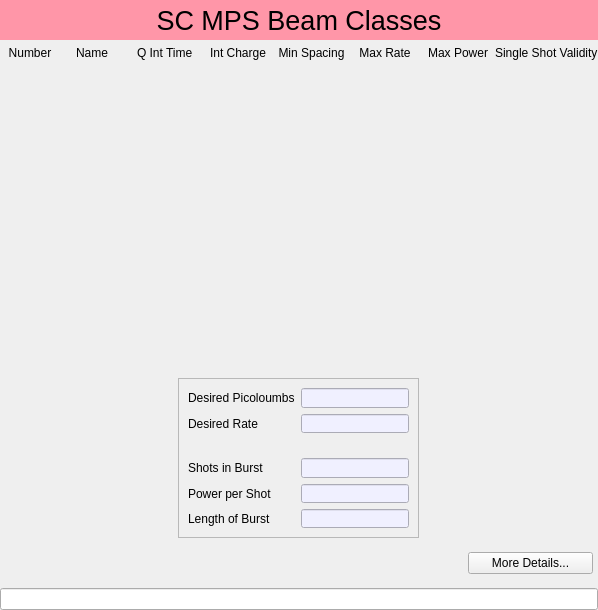
<?xml version="1.0" encoding="UTF-8"?>
<ui version="4.0">
 <class>Form</class>
 <widget class="QWidget" name="Form">
  <property name="geometry">
   <rect>
    <x>0</x>
    <y>0</y>
    <width>598</width>
    <height>610</height>
   </rect>
  </property>
  <property name="windowTitle">
   <string>MPS Beam Class Definitions</string>
  </property>
  <layout class="QGridLayout" name="gridLayout">
   <property name="leftMargin">
    <number>0</number>
   </property>
   <property name="topMargin">
    <number>0</number>
   </property>
   <property name="rightMargin">
    <number>0</number>
   </property>
   <property name="bottomMargin">
    <number>0</number>
   </property>
   <property name="spacing">
    <number>0</number>
   </property>
   <item row="18" column="0">
    <widget class="PyDMLineEdit" name="PyDMLineEdit_3">
     <property name="toolTip">
      <string/>
     </property>
    </widget>
   </item>
   <item row="2" column="0">
    <widget class="PyDMEmbeddedDisplay" name="PyDMEmbeddedDisplay">
     <property name="maximumSize">
      <size>
       <width>16777215</width>
       <height>25</height>
      </size>
     </property>
     <property name="toolTip">
      <string/>
     </property>
     <property name="frameShape">
      <enum>QFrame::NoFrame</enum>
     </property>
     <property name="macros" stdset="0">
      <string>{&quot;P&quot;:&quot;${P}&quot;,&quot;NUM&quot;:&quot;0&quot;}</string>
     </property>
     <property name="filename" stdset="0">
      <string>mps_beam_class_embed.ui</string>
     </property>
    </widget>
   </item>
   <item row="9" column="0">
    <widget class="PyDMEmbeddedDisplay" name="PyDMEmbeddedDisplay_8">
     <property name="maximumSize">
      <size>
       <width>16777215</width>
       <height>25</height>
      </size>
     </property>
     <property name="toolTip">
      <string/>
     </property>
     <property name="frameShape">
      <enum>QFrame::NoFrame</enum>
     </property>
     <property name="macros" stdset="0">
      <string>{&quot;P&quot;:&quot;${P}&quot;,&quot;NUM&quot;:&quot;7&quot;}</string>
     </property>
     <property name="filename" stdset="0">
      <string>mps_beam_class_embed.ui</string>
     </property>
    </widget>
   </item>
   <item row="10" column="0">
    <widget class="PyDMEmbeddedDisplay" name="PyDMEmbeddedDisplay_9">
     <property name="maximumSize">
      <size>
       <width>16777215</width>
       <height>25</height>
      </size>
     </property>
     <property name="toolTip">
      <string/>
     </property>
     <property name="frameShape">
      <enum>QFrame::NoFrame</enum>
     </property>
     <property name="macros" stdset="0">
      <string>{&quot;P&quot;:&quot;${P}&quot;,&quot;NUM&quot;:&quot;8&quot;}</string>
     </property>
     <property name="filename" stdset="0">
      <string>mps_beam_class_embed.ui</string>
     </property>
    </widget>
   </item>
   <item row="6" column="0">
    <widget class="PyDMEmbeddedDisplay" name="PyDMEmbeddedDisplay_5">
     <property name="maximumSize">
      <size>
       <width>16777215</width>
       <height>25</height>
      </size>
     </property>
     <property name="toolTip">
      <string/>
     </property>
     <property name="frameShape">
      <enum>QFrame::NoFrame</enum>
     </property>
     <property name="macros" stdset="0">
      <string>{&quot;P&quot;:&quot;${P}&quot;,&quot;NUM&quot;:&quot;4&quot;}</string>
     </property>
     <property name="filename" stdset="0">
      <string>mps_beam_class_embed.ui</string>
     </property>
    </widget>
   </item>
   <item row="13" column="0">
    <widget class="PyDMEmbeddedDisplay" name="PyDMEmbeddedDisplay_12">
     <property name="maximumSize">
      <size>
       <width>16777215</width>
       <height>25</height>
      </size>
     </property>
     <property name="toolTip">
      <string/>
     </property>
     <property name="frameShape">
      <enum>QFrame::NoFrame</enum>
     </property>
     <property name="macros" stdset="0">
      <string>{&quot;P&quot;:&quot;${P}&quot;,&quot;NUM&quot;:&quot;11&quot;}</string>
     </property>
     <property name="filename" stdset="0">
      <string>mps_beam_class_embed.ui</string>
     </property>
    </widget>
   </item>
   <item row="7" column="0">
    <widget class="PyDMEmbeddedDisplay" name="PyDMEmbeddedDisplay_6">
     <property name="maximumSize">
      <size>
       <width>16777215</width>
       <height>25</height>
      </size>
     </property>
     <property name="toolTip">
      <string/>
     </property>
     <property name="frameShape">
      <enum>QFrame::NoFrame</enum>
     </property>
     <property name="macros" stdset="0">
      <string>{&quot;P&quot;:&quot;${P}&quot;,&quot;NUM&quot;:&quot;5&quot;}</string>
     </property>
     <property name="filename" stdset="0">
      <string>mps_beam_class_embed.ui</string>
     </property>
    </widget>
   </item>
   <item row="11" column="0">
    <widget class="PyDMEmbeddedDisplay" name="PyDMEmbeddedDisplay_10">
     <property name="maximumSize">
      <size>
       <width>16777215</width>
       <height>25</height>
      </size>
     </property>
     <property name="toolTip">
      <string/>
     </property>
     <property name="frameShape">
      <enum>QFrame::NoFrame</enum>
     </property>
     <property name="macros" stdset="0">
      <string>{&quot;P&quot;:&quot;${P}&quot;,&quot;NUM&quot;:&quot;9&quot;}</string>
     </property>
     <property name="filename" stdset="0">
      <string>mps_beam_class_embed.ui</string>
     </property>
    </widget>
   </item>
   <item row="16" column="0" alignment="Qt::AlignHCenter">
    <widget class="QFrame" name="frame_3">
     <property name="minimumSize">
      <size>
       <width>0</width>
       <height>160</height>
      </size>
     </property>
     <property name="maximumSize">
      <size>
       <width>16777215</width>
       <height>160</height>
      </size>
     </property>
     <property name="frameShape">
      <enum>QFrame::StyledPanel</enum>
     </property>
     <property name="frameShadow">
      <enum>QFrame::Raised</enum>
     </property>
     <layout class="QGridLayout" name="gridLayout_2">
      <item row="0" column="0">
       <widget class="QLabel" name="label_12">
        <property name="text">
         <string>Desired Picoloumbs</string>
        </property>
       </widget>
      </item>
      <item row="3" column="1">
       <widget class="PyDMLineEdit" name="PyDMLineEdit_4">
        <property name="toolTip">
         <string/>
        </property>
        <property name="styleSheet">
         <string notr="true">background-color: #F0F0FF;</string>
        </property>
        <property name="channel" stdset="0">
         <string>MPS:SYS0:MP00:SHOTCT</string>
        </property>
       </widget>
      </item>
      <item row="3" column="0">
       <widget class="QLabel" name="label_14">
        <property name="text">
         <string>Shots in Burst</string>
        </property>
       </widget>
      </item>
      <item row="5" column="1">
       <widget class="PyDMLineEdit" name="PyDMLineEdit_6">
        <property name="toolTip">
         <string/>
        </property>
        <property name="styleSheet">
         <string notr="true">background-color: #F0F0FF;</string>
        </property>
        <property name="channel" stdset="0">
         <string>MPS:SYS0:MP00:LENBST</string>
        </property>
       </widget>
      </item>
      <item row="0" column="1">
       <widget class="PyDMLineEdit" name="PyDMLineEdit">
        <property name="sizePolicy">
         <sizepolicy hsizetype="MinimumExpanding" vsizetype="Fixed">
          <horstretch>0</horstretch>
          <verstretch>0</verstretch>
         </sizepolicy>
        </property>
        <property name="toolTip">
         <string/>
        </property>
        <property name="styleSheet">
         <string notr="true">background-color: #F0F0FF;</string>
        </property>
        <property name="channel" stdset="0">
         <string>MPS:SYS0:MP00:BUNCH_CHARGE</string>
        </property>
       </widget>
      </item>
      <item row="4" column="0">
       <widget class="QLabel" name="label_15">
        <property name="text">
         <string>Power per Shot</string>
        </property>
       </widget>
      </item>
      <item row="5" column="0">
       <widget class="QLabel" name="label_16">
        <property name="text">
         <string>Length of Burst</string>
        </property>
       </widget>
      </item>
      <item row="4" column="1">
       <widget class="PyDMLineEdit" name="PyDMLineEdit_5">
        <property name="toolTip">
         <string/>
        </property>
        <property name="styleSheet">
         <string notr="true">background-color: #F0F0FF;</string>
        </property>
        <property name="precision" stdset="0">
         <number>10</number>
        </property>
        <property name="precisionFromPV" stdset="0">
         <bool>false</bool>
        </property>
        <property name="channel" stdset="0">
         <string>MPS:SYS0:MP00:CPS</string>
        </property>
       </widget>
      </item>
      <item row="1" column="0">
       <widget class="QLabel" name="label_13">
        <property name="text">
         <string>Desired Rate</string>
        </property>
       </widget>
      </item>
      <item row="1" column="1">
       <widget class="PyDMLineEdit" name="PyDMLineEdit_2">
        <property name="toolTip">
         <string/>
        </property>
        <property name="styleSheet">
         <string notr="true">background-color: #F0F0FF;</string>
        </property>
        <property name="channel" stdset="0">
         <string>MPS:SYS0:MP00:RATE</string>
        </property>
       </widget>
      </item>
      <item row="2" column="1">
       <spacer name="horizontalSpacer_2">
        <property name="orientation">
         <enum>Qt::Horizontal</enum>
        </property>
        <property name="sizeHint" stdset="0">
         <size>
          <width>40</width>
          <height>20</height>
         </size>
        </property>
       </spacer>
      </item>
      <item row="2" column="0">
       <spacer name="horizontalSpacer_3">
        <property name="orientation">
         <enum>Qt::Horizontal</enum>
        </property>
        <property name="sizeHint" stdset="0">
         <size>
          <width>40</width>
          <height>20</height>
         </size>
        </property>
       </spacer>
      </item>
     </layout>
     <zorder>PyDMLineEdit</zorder>
     <zorder>PyDMLineEdit_2</zorder>
     <zorder>PyDMLineEdit_4</zorder>
     <zorder>PyDMLineEdit_5</zorder>
     <zorder>PyDMLineEdit_6</zorder>
     <zorder>label_12</zorder>
     <zorder>label_13</zorder>
     <zorder>label_14</zorder>
     <zorder>label_15</zorder>
     <zorder>label_16</zorder>
     <zorder>horizontalSpacer_2</zorder>
     <zorder>horizontalSpacer_3</zorder>
    </widget>
   </item>
   <item row="0" column="0">
    <widget class="QLabel" name="label">
     <property name="minimumSize">
      <size>
       <width>0</width>
       <height>40</height>
      </size>
     </property>
     <property name="maximumSize">
      <size>
       <width>16777215</width>
       <height>40</height>
      </size>
     </property>
     <property name="font">
      <font>
       <pointsize>20</pointsize>
      </font>
     </property>
     <property name="styleSheet">
      <string notr="true">background-color: rgb(255, 150, 168);</string>
     </property>
     <property name="text">
      <string>SC MPS Beam Classes</string>
     </property>
     <property name="alignment">
      <set>Qt::AlignCenter</set>
     </property>
    </widget>
   </item>
   <item row="3" column="0">
    <widget class="PyDMEmbeddedDisplay" name="PyDMEmbeddedDisplay_2">
     <property name="maximumSize">
      <size>
       <width>16777215</width>
       <height>25</height>
      </size>
     </property>
     <property name="toolTip">
      <string/>
     </property>
     <property name="frameShape">
      <enum>QFrame::NoFrame</enum>
     </property>
     <property name="macros" stdset="0">
      <string>{&quot;P&quot;:&quot;${P}&quot;,&quot;NUM&quot;:&quot;1&quot;}</string>
     </property>
     <property name="filename" stdset="0">
      <string>mps_beam_class_embed.ui</string>
     </property>
    </widget>
   </item>
   <item row="5" column="0">
    <widget class="PyDMEmbeddedDisplay" name="PyDMEmbeddedDisplay_4">
     <property name="maximumSize">
      <size>
       <width>16777215</width>
       <height>25</height>
      </size>
     </property>
     <property name="toolTip">
      <string/>
     </property>
     <property name="frameShape">
      <enum>QFrame::NoFrame</enum>
     </property>
     <property name="macros" stdset="0">
      <string>{&quot;P&quot;:&quot;${P}&quot;,&quot;NUM&quot;:&quot;3&quot;}</string>
     </property>
     <property name="filename" stdset="0">
      <string>mps_beam_class_embed.ui</string>
     </property>
    </widget>
   </item>
   <item row="1" column="0">
    <widget class="QFrame" name="frame">
     <property name="minimumSize">
      <size>
       <width>0</width>
       <height>25</height>
      </size>
     </property>
     <property name="maximumSize">
      <size>
       <width>16777215</width>
       <height>25</height>
      </size>
     </property>
     <property name="frameShape">
      <enum>QFrame::NoFrame</enum>
     </property>
     <property name="frameShadow">
      <enum>QFrame::Raised</enum>
     </property>
     <layout class="QHBoxLayout" name="horizontalLayout" stretch="0,0,0,0,0,0,0,0">
      <property name="spacing">
       <number>1</number>
      </property>
      <property name="leftMargin">
       <number>5</number>
      </property>
      <property name="topMargin">
       <number>0</number>
      </property>
      <property name="rightMargin">
       <number>0</number>
      </property>
      <property name="bottomMargin">
       <number>0</number>
      </property>
      <item>
       <widget class="QLabel" name="label_2">
        <property name="maximumSize">
         <size>
          <width>50</width>
          <height>16777215</height>
         </size>
        </property>
        <property name="text">
         <string>Number</string>
        </property>
        <property name="alignment">
         <set>Qt::AlignCenter</set>
        </property>
       </widget>
      </item>
      <item alignment="Qt::AlignHCenter">
       <widget class="QLabel" name="label_8">
        <property name="text">
         <string>Name</string>
        </property>
       </widget>
      </item>
      <item alignment="Qt::AlignHCenter">
       <widget class="QLabel" name="label_9">
        <property name="text">
         <string>Q Int Time</string>
        </property>
       </widget>
      </item>
      <item alignment="Qt::AlignHCenter">
       <widget class="QLabel" name="label_7">
        <property name="text">
         <string>Int Charge</string>
        </property>
       </widget>
      </item>
      <item>
       <widget class="QLabel" name="label_3">
        <property name="text">
         <string>Min Spacing</string>
        </property>
        <property name="alignment">
         <set>Qt::AlignCenter</set>
        </property>
       </widget>
      </item>
      <item>
       <widget class="QLabel" name="label_4">
        <property name="text">
         <string>Max Rate</string>
        </property>
        <property name="alignment">
         <set>Qt::AlignCenter</set>
        </property>
       </widget>
      </item>
      <item>
       <widget class="QLabel" name="label_5">
        <property name="text">
         <string>Max Power</string>
        </property>
        <property name="alignment">
         <set>Qt::AlignCenter</set>
        </property>
       </widget>
      </item>
      <item alignment="Qt::AlignHCenter">
       <widget class="QLabel" name="label_11">
        <property name="text">
         <string>Single Shot Validity</string>
        </property>
       </widget>
      </item>
     </layout>
    </widget>
   </item>
   <item row="14" column="0">
    <widget class="PyDMEmbeddedDisplay" name="PyDMEmbeddedDisplay_13">
     <property name="maximumSize">
      <size>
       <width>16777215</width>
       <height>25</height>
      </size>
     </property>
     <property name="toolTip">
      <string/>
     </property>
     <property name="frameShape">
      <enum>QFrame::NoFrame</enum>
     </property>
     <property name="macros" stdset="0">
      <string>{&quot;P&quot;:&quot;${P}&quot;,&quot;NUM&quot;:&quot;12&quot;}</string>
     </property>
     <property name="filename" stdset="0">
      <string>mps_beam_class_embed.ui</string>
     </property>
    </widget>
   </item>
   <item row="4" column="0">
    <widget class="PyDMEmbeddedDisplay" name="PyDMEmbeddedDisplay_3">
     <property name="maximumSize">
      <size>
       <width>16777215</width>
       <height>25</height>
      </size>
     </property>
     <property name="toolTip">
      <string/>
     </property>
     <property name="frameShape">
      <enum>QFrame::NoFrame</enum>
     </property>
     <property name="macros" stdset="0">
      <string>{&quot;P&quot;:&quot;${P}&quot;,&quot;NUM&quot;:&quot;2&quot;}</string>
     </property>
     <property name="filename" stdset="0">
      <string>mps_beam_class_embed.ui</string>
     </property>
    </widget>
   </item>
   <item row="17" column="0">
    <widget class="QFrame" name="frame_2">
     <property name="minimumSize">
      <size>
       <width>0</width>
       <height>50</height>
      </size>
     </property>
     <property name="maximumSize">
      <size>
       <width>16777215</width>
       <height>50</height>
      </size>
     </property>
     <property name="frameShape">
      <enum>QFrame::NoFrame</enum>
     </property>
     <property name="frameShadow">
      <enum>QFrame::Raised</enum>
     </property>
     <layout class="QHBoxLayout" name="horizontalLayout_2">
      <property name="spacing">
       <number>0</number>
      </property>
      <property name="leftMargin">
       <number>5</number>
      </property>
      <property name="topMargin">
       <number>0</number>
      </property>
      <property name="rightMargin">
       <number>5</number>
      </property>
      <property name="bottomMargin">
       <number>0</number>
      </property>
      <item>
       <widget class="PyDMDrawingImage" name="PyDMDrawingImage">
        <property name="minimumSize">
         <size>
          <width>250</width>
          <height>0</height>
         </size>
        </property>
        <property name="maximumSize">
         <size>
          <width>250</width>
          <height>16777215</height>
         </size>
        </property>
        <property name="toolTip">
         <string/>
        </property>
        <property name="styleSheet">
         <string notr="true"/>
        </property>
        <property name="filename" stdset="0">
         <string>lcls_mps_lockup_sidebyside_digital.png</string>
        </property>
       </widget>
      </item>
      <item>
       <spacer name="horizontalSpacer">
        <property name="orientation">
         <enum>Qt::Horizontal</enum>
        </property>
        <property name="sizeHint" stdset="0">
         <size>
          <width>40</width>
          <height>20</height>
         </size>
        </property>
       </spacer>
      </item>
      <item>
       <widget class="PyDMRelatedDisplayButton" name="PyDMRelatedDisplayButton">
        <property name="minimumSize">
         <size>
          <width>125</width>
          <height>0</height>
         </size>
        </property>
        <property name="maximumSize">
         <size>
          <width>125</width>
          <height>16777215</height>
         </size>
        </property>
        <property name="toolTip">
         <string/>
        </property>
        <property name="text">
         <string>More Details...</string>
        </property>
        <property name="filenames" stdset="0">
         <stringlist>
          <string>mps_beam_class_expert.ui</string>
         </stringlist>
        </property>
        <property name="openInNewWindow" stdset="0">
         <bool>true</bool>
        </property>
       </widget>
      </item>
     </layout>
    </widget>
   </item>
   <item row="8" column="0">
    <widget class="PyDMEmbeddedDisplay" name="PyDMEmbeddedDisplay_7">
     <property name="maximumSize">
      <size>
       <width>16777215</width>
       <height>25</height>
      </size>
     </property>
     <property name="toolTip">
      <string/>
     </property>
     <property name="frameShape">
      <enum>QFrame::NoFrame</enum>
     </property>
     <property name="macros" stdset="0">
      <string>{&quot;P&quot;:&quot;${P}&quot;,&quot;NUM&quot;:&quot;6&quot;}</string>
     </property>
     <property name="filename" stdset="0">
      <string>mps_beam_class_embed.ui</string>
     </property>
    </widget>
   </item>
   <item row="12" column="0">
    <widget class="PyDMEmbeddedDisplay" name="PyDMEmbeddedDisplay_11">
     <property name="maximumSize">
      <size>
       <width>16777215</width>
       <height>25</height>
      </size>
     </property>
     <property name="toolTip">
      <string/>
     </property>
     <property name="frameShape">
      <enum>QFrame::NoFrame</enum>
     </property>
     <property name="macros" stdset="0">
      <string>{&quot;P&quot;:&quot;${P}&quot;,&quot;NUM&quot;:&quot;10&quot;}</string>
     </property>
     <property name="filename" stdset="0">
      <string>mps_beam_class_embed.ui</string>
     </property>
    </widget>
   </item>
   <item row="15" column="0">
    <widget class="PyDMEmbeddedDisplay" name="PyDMEmbeddedDisplay_14">
     <property name="maximumSize">
      <size>
       <width>16777215</width>
       <height>25</height>
      </size>
     </property>
     <property name="toolTip">
      <string/>
     </property>
     <property name="frameShape">
      <enum>QFrame::NoFrame</enum>
     </property>
     <property name="macros" stdset="0">
      <string>{&quot;P&quot;:&quot;${P}&quot;,&quot;NUM&quot;:&quot;13&quot;}</string>
     </property>
     <property name="filename" stdset="0">
      <string>mps_beam_class_embed.ui</string>
     </property>
    </widget>
   </item>
  </layout>
 </widget>
 <customwidgets>
  <customwidget>
   <class>PyDMDrawingImage</class>
   <extends>QWidget</extends>
   <header>pydm.widgets.drawing</header>
  </customwidget>
  <customwidget>
   <class>PyDMEmbeddedDisplay</class>
   <extends>QFrame</extends>
   <header>pydm.widgets.embedded_display</header>
  </customwidget>
  <customwidget>
   <class>PyDMLineEdit</class>
   <extends>QLineEdit</extends>
   <header>pydm.widgets.line_edit</header>
  </customwidget>
  <customwidget>
   <class>PyDMRelatedDisplayButton</class>
   <extends>QPushButton</extends>
   <header>pydm.widgets.related_display_button</header>
  </customwidget>
 </customwidgets>
 <resources/>
 <connections/>
</ui>
